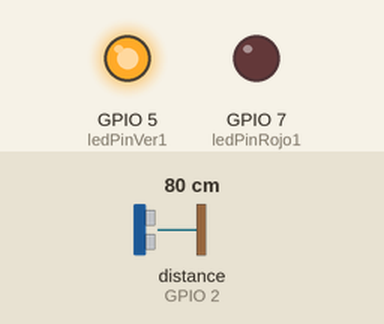
The sketch below on a simulated ESP8266 (NodeMCU). Shown: output pins drawn as LEDs (lit = HIGH). Wiring (inferred from the names in the program): ultrasonic range finder: trigger GPIO 4; echo GPIO 2. The inputs (shaded band) are chosen by the test bench; at power-on: distance to the obstacle (sensor on GPIO 2) 80 cm. The echo pulse lasts 58.3 µs per cm; WiFi joins after 1.5 s; servers stay silent unless stated; pins used as bus, display or sensor lines are not drawn; what the sketch prints to the serial monitor is not drawn.

Above: at 2.7 s.
2.8 s: distance to the obstacle (sensor on GPIO 2) set to 13 cm
4.3 s: distance to the obstacle (sensor on GPIO 2) set to 10 cm
At 5.8 s:
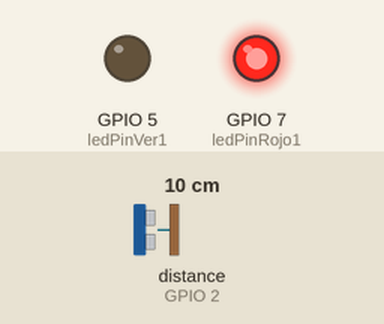
6.1 s: distance to the obstacle (sensor on GPIO 2) set to 18 cm
At 7.5 s:
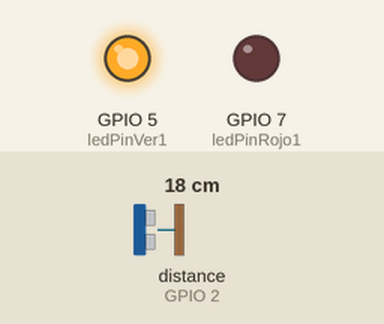
7.9 s: distance to the obstacle (sensor on GPIO 2) set to 2 cm
At 9.5 s:
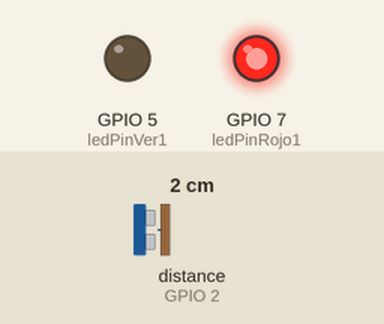
Timing chart, 0 to 10.6 s (numbered marks = the images above; inputs shaded):
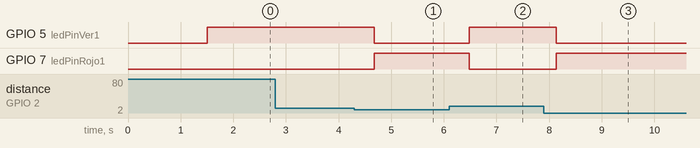

The sketch:

fire2.ino
```cpp
#include <ESP8266WiFi.h>
#include <FirebaseArduino.h>
#include <ESP8266HTTPClient.h>
//incluir nuevos
#include <ArduinoJson.h>
#include <ArduinoJson.hpp>
#include <stdio.h>

//-----------------Se definen los valores fundamentles del proyecto-----------------
//Host del proyecto
#define FIREBASE_HOST ""
//Secret de la BD
#define FIREBASE_AUTH ""

//Nombre de mi red Wifi
#define WIFI_SSID ""
//password de mi red WiFi
#define WIFI_PASSWORD ""

//------ULTRASONICO 1--------//
//Pin digital GPIO4 - D2 del ESP8266 para el Trigger del sensor SENSOR ULTRASÓNICO
const int Trigger1 = 4;
//Pin digital GPIO2 - D4 del ESP8266 para el Echo del sensor SENSOR UNTRASÓNICO
const int Echo1 = 2;
//definimos el valor del pin para el led verde
int ledPinVer1 = 5;
//definimos el valor del pin para el led rojo
int ledPinRojo1 = 7;


void setup() {
  Serial.begin(115200);

  //------ULTRASONICO 1--------
  //Se inicia el disparador
  pinMode(Trigger1,OUTPUT);
  //Iniciando el Echo
  pinMode(Echo1, INPUT);
  //Enviamos la señal al disparador
  digitalWrite(Trigger1, LOW);
  //declaramos el pin rojo como salida
  pinMode(ledPinRojo1,OUTPUT);
  //Declaramos el pin verde como salida
  pinMode(ledPinVer1,OUTPUT);


  //--------CODIGO PARA CONECTAR AL WIFI----------//
  WiFi.begin(WIFI_SSID, WIFI_PASSWORD);
  Serial.print("Conectando");
  while (WiFi.status() != WL_CONNECTED){
  Serial.print(".");
  delay(500);
  }
  Serial.println();
  //Al activarse la conección se envia un mensaje
  Serial.print("Conectado:");
  //Se visualiza la dirección IP asignada al módulo ESP8266
  Serial.println(WiFi.localIP());
  Serial.println();
  //Se inicia la conección al HOST y a la BD
  Firebase.begin(FIREBASE_HOST, FIREBASE_AUTH);


}

void loop() {
  //---------ULTRASONICO 1----------
  //Declarando variable para el tiempo
  long t1;
  //Declaramos una variable para la distancia
  long d1;

  digitalWrite(Trigger1, HIGH);
  delayMicroseconds(10);//El tiempo de espera en que enviara el mensaje
  digitalWrite(Trigger1,LOW);

  t1=pulseIn(Echo1, HIGH);
  d1=t1/59;

  if (d1<=10)
  {
  Serial.print("Objeto Detectado: ");
  Serial.print(d1);
  Serial.print("cm");
  Serial.println();
  Firebase.setString("SENSOR1/Objeto Detectado","Vehiculo1");
  if(Firebase.failed())
  {
    Serial.print("Setendo/estado sensor Fallido:");
    Serial.println(Firebase.error());
  }
  digitalWrite(ledPinRojo1,HIGH);
  digitalWrite(ledPinVer1,LOW);
  delay(500);
  }
  else
  {
  Serial.print("En espera...");
  Serial.println();
  digitalWrite(ledPinVer1,HIGH);
  digitalWrite(ledPinRojo1,LOW);
  delay(500);
  }


}
```

Measured:
- the behaviour switches between 12 and 11 cm on distance to the obstacle (sensor on GPIO 2) (found by bisection; images 0 and 1)
- after the input at 2.8 s, every drawn part: stays the same
- after the input at 4.3 s, GPIO 5 (ledPinVer1): HIGH → LOW after 0.37 s; GPIO 7 (ledPinRojo1): LOW → HIGH after 0.37 s
- after the input at 6.1 s, GPIO 5 (ledPinVer1): LOW → HIGH after 0.38 s; GPIO 7 (ledPinRojo1): HIGH → LOW after 0.38 s
- after the input at 7.9 s, GPIO 5 (ledPinVer1): HIGH → LOW after 0.23 s; GPIO 7 (ledPinRojo1): LOW → HIGH after 0.23 s
